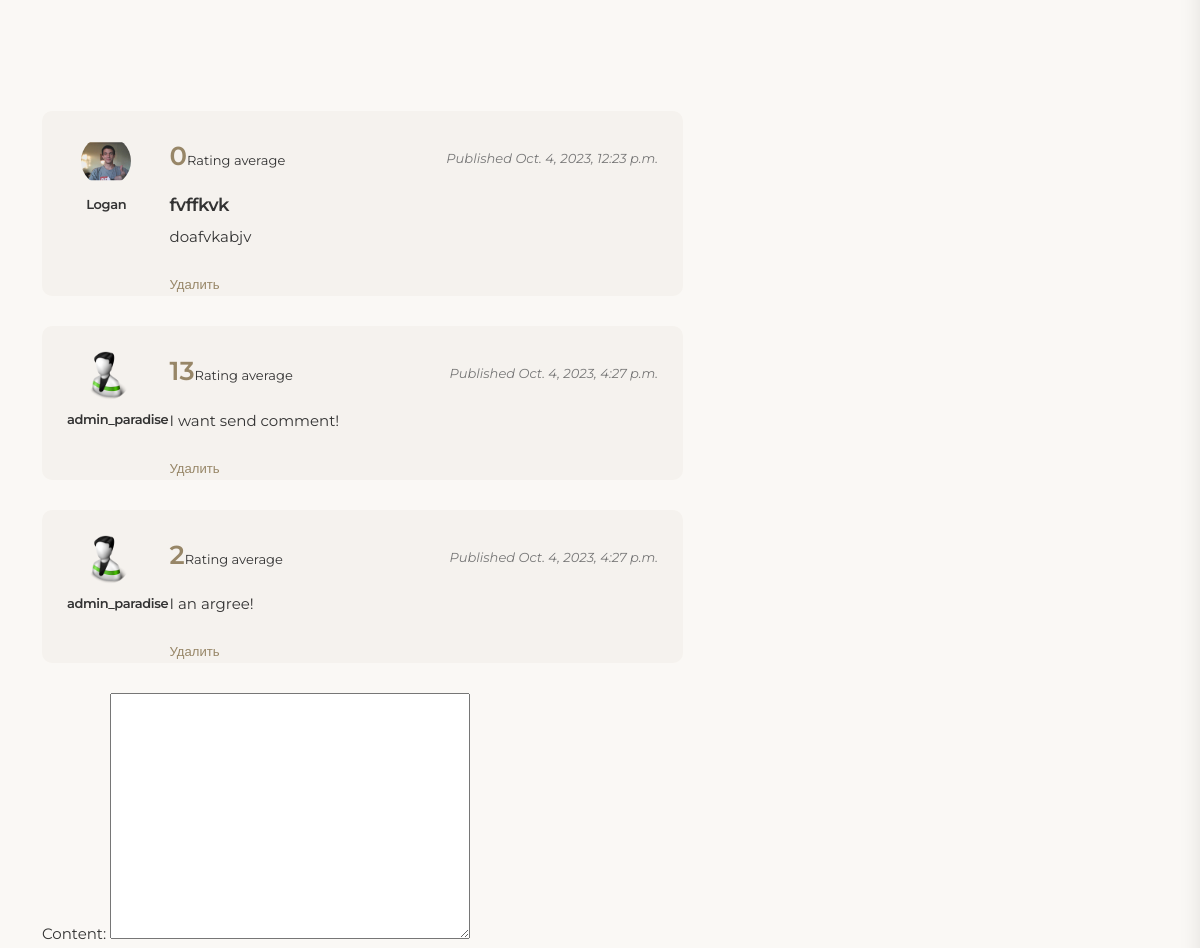
The app's page /room-detail/2/ (signed in, middle part), older data.
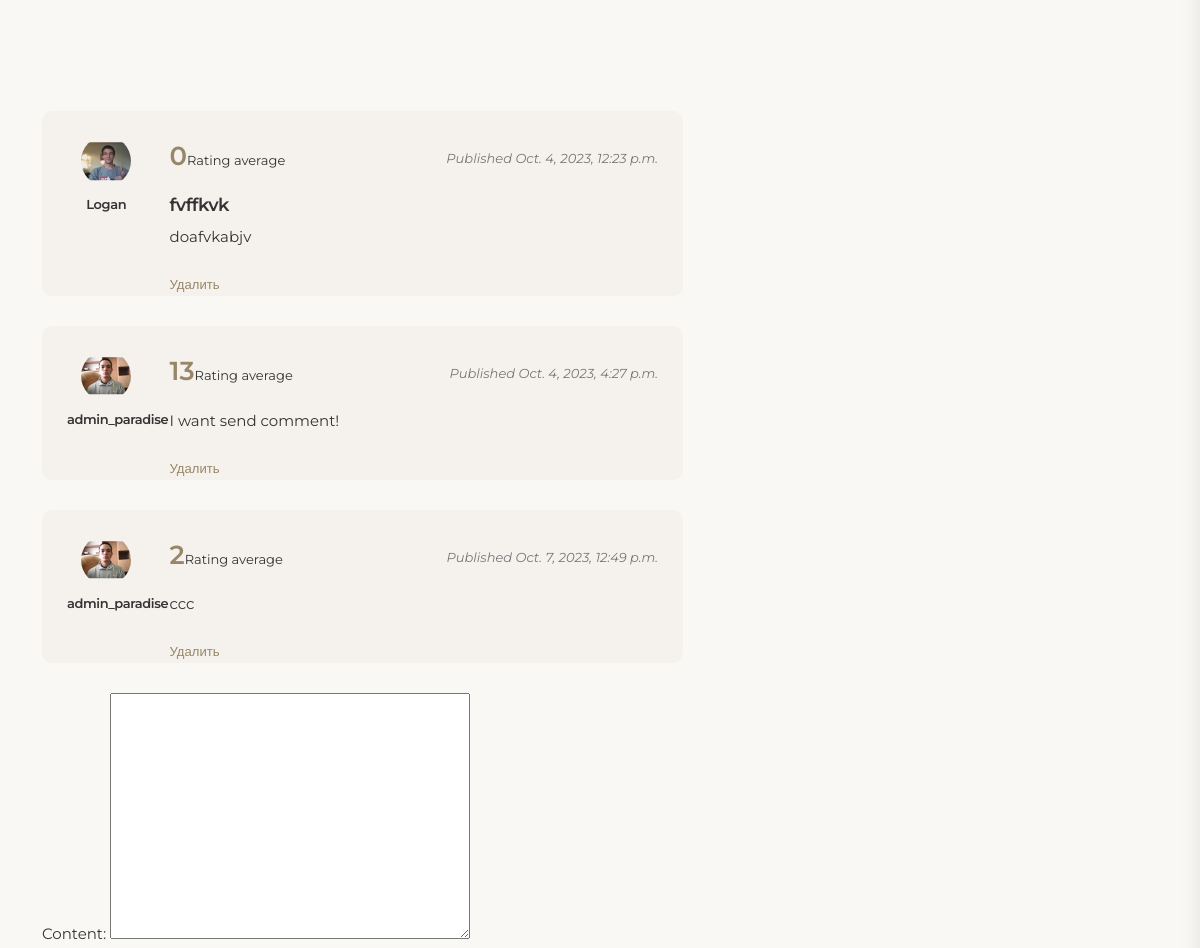
The same page, newer data.
### part_room/models.py (models this page shows, shortened)
class Review(models.Model):
    objects = models.Manager()
    author = models.ForeignKey(Profile, on_delete=models.CASCADE, related_name='review_author')
    room = models.ForeignKey(Room, on_delete=models.CASCADE, related_name='review_post')
    name_comment = models.CharField(max_length=120)
    created = models.DateTimeField(auto_now_add=True)
    content = models.TextField()
    rating_average = models.IntegerField(default=0)

### the_profile/models.py (models this page shows)
class Profile(models.Model):
    objects = models.Manager()
    user = models.OneToOneField(settings.AUTH_USER_MODEL, on_delete=models.CASCADE)
    avatar = models.ImageField(default='no-image-available.jpg', blank=True)
    first_name = models.CharField(max_length=200, null=True, blank=True)
    last_name = models.CharField(max_length=200, null=True, blank=True)
    email = models.EmailField(max_length=200, null=True, blank=True, verbose_name='Email')
    username = models.CharField(max_length=200, null=True, blank=True)
    created = models.DateTimeField(auto_now_add=True)
    phone = models.CharField(max_length=100, verbose_name='Phone')
    slug = models.SlugField()
    def __str__(self):
        return self.username

### part_room/views.py (the view)
# urls.py: path('room-detail/<int:pk>/', views.room_detail, name='room'),
def room_detail(request, pk):
    room = get_object_or_404(Room, id=pk)
    bookings = BookingHotel.objects.all()
    if request.method == "POST":
        form = BookingForm(request.POST)
        if form.is_valid():
            form = form.save(commit=False)
            form.user_booking = Profile.objects.get(user=request.user)
            form.room = room
            form.price = room.price
            form.save()
            return redirect('booking')
    else:
        form = BookingForm()
    return render(request, "room-details.html",
                  {"room": room,
                   "bookings": bookings,
                   "form": form})

### base_one/forms.py
class BookingForm(forms.ModelForm):
    arrival_date = forms.DateTimeField(required=False, widget=DateInput(attrs={'type': 'datetime-local'}),
                                       initial=datetime.date.today(), localize=True)
    date_of_departure = forms.DateTimeField(required=False, widget=DateInput(attrs={'type': 'datetime-local'}),
                                            initial=datetime.date.today(), localize=True)
    user_booking = forms.ModelChoiceField(widget=forms.HiddenInput,  queryset=Profile.objects.all(), required=False, label='Profile')
    room_booking = forms.ModelChoiceField(widget=forms.HiddenInput, queryset=Room.objects.all(), required=False, label='Room')
    adults = forms.IntegerField()
    childs = forms.IntegerField()
    quantity = forms.IntegerField()
    class Meta:
        model = BookingHotel
        fields = ('arrival_date', 'date_of_departure', 'user_booking', 'room_booking', 'adults', 'childs')

### base_one/context_processors.py (called while the page is built)
def booking_form(request):
    return {'booking_form': booking_form}

### part_post/context_processors.py (called while the page is built)
def my_form(request):
    return {'my_form': CommentForm}

### part_room/context_processors.py (called while the page is built)
def room_form(request):
    return {'room_form': ReviewForm}

### part_room/templates/room-details.html (shortened to what this page needs)
{%  load static %}
{% load crispy_forms_tags %}
{% block content %}
{% include 'static_html/head.html' %}
    <main>
        <div class="container margin_120_95" id="reviews">
            <div class="row justify-content-between">
                <div class="col-lg-7 order-lg-1">
                    {% if user.is_authenticated %}
                    {% for review in room.review_post.all %}
                    <div class="review_card">
                        <div class="row">
                            <div class="col-md-2 user_info">
                                <figure><img src="{{review.author.avatar.url}}" alt=""></figure>
                                <h5>{{ review.author }}</h5>
                            </div>
                            <div class="col-md-10 review_content">
                                <div class="clearfix mb-3">
                                    <span class="rating">{{ review.rating_average }}<strong>Rating average</strong></span>
                                    <em>Published {{ review.created }}</em>
                                </div>
                                <h4>{{review.name_comment}}</h4>
                                <p> {{ review.content }}</p>
                                <small><a href="{% url 'part_room:delete_review' review.id %}">Удалить</a></small>
                            </div>
                        </div>
                    </div>
                    {% endfor %}
                    <div>
                        <form method="post" action="{% url 'part_room:review' room.pk %}">
                            {{ room_form.as_p }}
                        </form>
                    </div>
                    {% else %}
                    <p>Please register at site!</p>
               {% endif %}
                </div>
            </div>
        </div>
    </main>
{% endblock %}

Row changes from the older to the newer data that the page shows:
removed Review: author.avatar (picture), author "admin_paradise", rating_average "2", created "Oct. 4, 2023, 4:27 p.m.", content "I an argree!"
changed through a linked row, Review "I want send comment!": author.avatar: a different picture
added Review: author.avatar (picture), author "admin_paradise", rating_average "2", created "Oct. 7, 2023, 12:49 p.m.", content "ccc"
